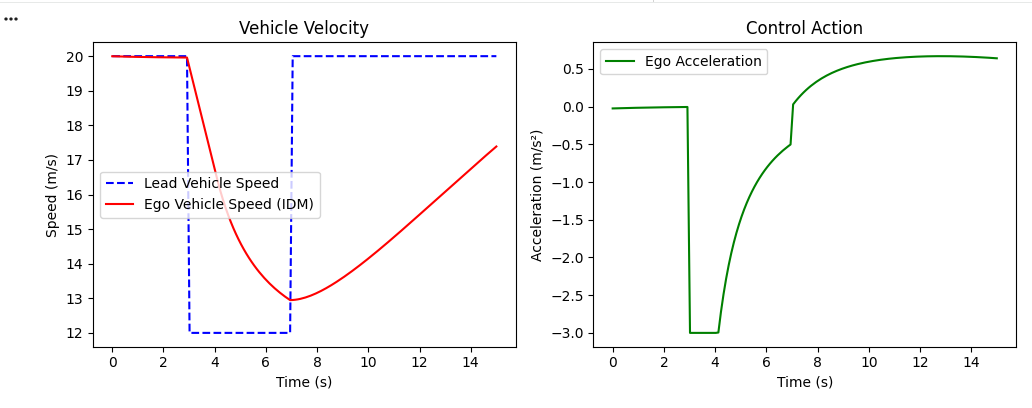

Python code for this plot:
# -*- coding: utf-8 -*-
"""Baseline_idm.ipynb

Automatically generated by Colab.

Original file is located at
    https://colab.research.google.com/drive/1W1IahaDIF0d4BBzsF3TpsSxc8kflHrw5
"""

import numpy as np
import matplotlib.pyplot as plt

def idm_acceleration(h, delta_v, v, v0=30.0, T0=1.5, s0=2.0, a_max=0.73, b=1.63, delta=4):
    """
    Computes follower acceleration using Intelligent Driver Model (IDM).

    Parameters:
    - h: Spacing to leader (meters)
    - delta_v: Velocity difference (v_follower - v_leader in m/s)
    - v: Follower velocity (m/s)
    """
    # 1. Desired minimum spacing
    s_star = s0 + v * T0 + (v * delta_v) / (2.0 * np.sqrt(a_max * b))

    # 2. Acceleration calculation
    free_road_term = (v / v0) ** delta
    interaction_term = (s_star / np.maximum(h, 0.1)) ** 2

    acc = a_max * (1.0 - free_road_term - interaction_term)
    return np.clip(acc, -3.0, a_max)

# --- Quick Simulation: Leader brakes suddenly ---
time_steps = 150
dt = 0.1

time = np.linspace(0, time_steps * dt, time_steps)
v_leader = np.full(time_steps, 20.0) # Lead vehicle moves at 20 m/s
v_leader[30:70] = 12.0               # Lead vehicle slows down to 12 m/s

# Follower initial conditions
h = 35.0   # initial gap in meters
v = 20.0   # initial speed in m/s

h_history, v_history, a_history = [], [], []

for t in range(time_steps):
    delta_v = v - v_leader[t]
    acc = idm_acceleration(h, delta_v, v)

    # Update follower state (Euler integration)
    v = max(0.0, v + acc * dt)
    h = max(0.5, h - delta_v * dt)

    h_history.append(h)
    v_history.append(v)
    a_history.append(acc)

# --- Plot the Results ---
plt.figure(figsize=(10, 4))
plt.subplot(1, 2, 1)
plt.plot(time, v_leader, 'b--', label='Lead Vehicle Speed')
plt.plot(time, v_history, 'r', label='Ego Vehicle Speed (IDM)')
plt.xlabel('Time (s)')
plt.ylabel('Speed (m/s)')
plt.legend()
plt.title('Vehicle Velocity')

plt.subplot(1, 2, 2)
plt.plot(time, a_history, 'g', label='Ego Acceleration')
plt.xlabel('Time (s)')
plt.ylabel('Acceleration (m/s²)')
plt.legend()
plt.title('Control Action')

plt.tight_layout()
plt.show()
